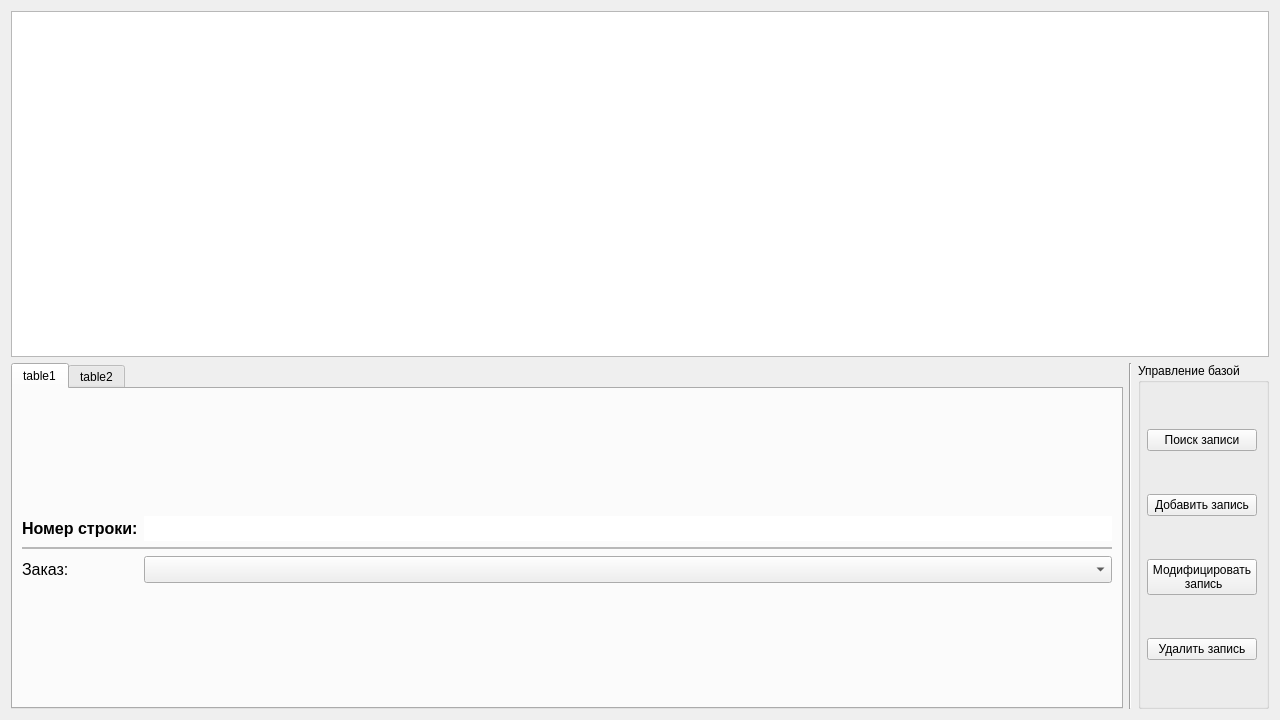
<?xml version="1.0" encoding="UTF-8"?>
<ui version="4.0">
 <class>ManagerForm</class>
 <widget class="QWidget" name="ManagerForm">
  <property name="geometry">
   <rect>
    <x>0</x>
    <y>0</y>
    <width>1280</width>
    <height>720</height>
   </rect>
  </property>
  <property name="windowTitle">
   <string>Form</string>
  </property>
  <layout class="QGridLayout" name="gridLayout_3">
   <item row="0" column="0" colspan="3">
    <widget class="QTableView" name="tableView">
     <property name="font">
      <font>
       <family>Segoe UI</family>
       <pointsize>10</pointsize>
      </font>
     </property>
     <property name="editTriggers">
      <set>QAbstractItemView::NoEditTriggers</set>
     </property>
     <property name="tabKeyNavigation">
      <bool>false</bool>
     </property>
     <property name="showDropIndicator" stdset="0">
      <bool>false</bool>
     </property>
     <property name="dragDropOverwriteMode">
      <bool>false</bool>
     </property>
     <property name="alternatingRowColors">
      <bool>true</bool>
     </property>
     <property name="selectionMode">
      <enum>QAbstractItemView::SingleSelection</enum>
     </property>
     <property name="selectionBehavior">
      <enum>QAbstractItemView::SelectRows</enum>
     </property>
     <property name="showGrid">
      <bool>true</bool>
     </property>
     <property name="sortingEnabled">
      <bool>false</bool>
     </property>
     <property name="cornerButtonEnabled">
      <bool>false</bool>
     </property>
     <attribute name="horizontalHeaderCascadingSectionResizes">
      <bool>true</bool>
     </attribute>
     <attribute name="horizontalHeaderMinimumSectionSize">
      <number>37</number>
     </attribute>
     <attribute name="horizontalHeaderDefaultSectionSize">
      <number>150</number>
     </attribute>
     <attribute name="horizontalHeaderStretchLastSection">
      <bool>true</bool>
     </attribute>
     <attribute name="verticalHeaderCascadingSectionResizes">
      <bool>false</bool>
     </attribute>
     <attribute name="verticalHeaderMinimumSectionSize">
      <number>35</number>
     </attribute>
     <attribute name="verticalHeaderDefaultSectionSize">
      <number>35</number>
     </attribute>
     <attribute name="verticalHeaderHighlightSections">
      <bool>true</bool>
     </attribute>
     <attribute name="verticalHeaderShowSortIndicator" stdset="0">
      <bool>true</bool>
     </attribute>
    </widget>
   </item>
   <item row="1" column="0">
    <widget class="QTabWidget" name="tabWidget">
     <property name="currentIndex">
      <number>0</number>
     </property>
     <widget class="QWidget" name="table1">
      <attribute name="title">
       <string>table1</string>
      </attribute>
      <layout class="QGridLayout" name="gridLayout_2">
       <property name="topMargin">
        <number>6</number>
       </property>
       <item row="0" column="0">
        <layout class="QFormLayout" name="product_data">
         <property name="sizeConstraint">
          <enum>QLayout::SetDefaultConstraint</enum>
         </property>
         <property name="fieldGrowthPolicy">
          <enum>QFormLayout::AllNonFixedFieldsGrow</enum>
         </property>
         <property name="rowWrapPolicy">
          <enum>QFormLayout::DontWrapRows</enum>
         </property>
         <property name="labelAlignment">
          <set>Qt::AlignLeading|Qt::AlignLeft|Qt::AlignVCenter</set>
         </property>
         <property name="formAlignment">
          <set>Qt::AlignLeading|Qt::AlignLeft|Qt::AlignVCenter</set>
         </property>
         <property name="topMargin">
          <number>5</number>
         </property>
         <item row="0" column="0">
          <widget class="QLabel" name="label_id">
           <property name="font">
            <font>
             <pointsize>12</pointsize>
             <weight>75</weight>
             <bold>true</bold>
             <underline>false</underline>
            </font>
           </property>
           <property name="text">
            <string>Номер строки:</string>
           </property>
          </widget>
         </item>
         <item row="0" column="1">
          <widget class="QLineEdit" name="lineEdit_id">
           <property name="enabled">
            <bool>true</bool>
           </property>
           <property name="font">
            <font>
             <pointsize>12</pointsize>
            </font>
           </property>
           <property name="autoFillBackground">
            <bool>false</bool>
           </property>
           <property name="text">
            <string/>
           </property>
           <property name="frame">
            <bool>false</bool>
           </property>
           <property name="readOnly">
            <bool>true</bool>
           </property>
           <property name="placeholderText">
            <string/>
           </property>
          </widget>
         </item>
         <item row="1" column="0" colspan="2">
          <widget class="Line" name="line_2">
           <property name="frameShadow">
            <enum>QFrame::Sunken</enum>
           </property>
           <property name="lineWidth">
            <number>0</number>
           </property>
           <property name="midLineWidth">
            <number>2</number>
           </property>
           <property name="orientation">
            <enum>Qt::Horizontal</enum>
           </property>
          </widget>
         </item>
         <item row="2" column="0">
          <widget class="QLabel" name="label_order">
           <property name="font">
            <font>
             <pointsize>12</pointsize>
            </font>
           </property>
           <property name="text">
            <string>Заказ:</string>
           </property>
          </widget>
         </item>
         <item row="2" column="1">
          <widget class="QComboBox" name="comboBox_order">
           <property name="font">
            <font>
             <pointsize>12</pointsize>
            </font>
           </property>
          </widget>
         </item>
        </layout>
       </item>
      </layout>
     </widget>
     <widget class="QWidget" name="table2">
      <attribute name="title">
       <string>table2</string>
      </attribute>
      <layout class="QGridLayout" name="gridLayout"/>
     </widget>
    </widget>
   </item>
   <item row="1" column="1">
    <widget class="Line" name="line">
     <property name="frameShadow">
      <enum>QFrame::Sunken</enum>
     </property>
     <property name="orientation">
      <enum>Qt::Vertical</enum>
     </property>
    </widget>
   </item>
   <item row="1" column="2">
    <widget class="QGroupBox" name="buttons">
     <property name="title">
      <string>Управление базой</string>
     </property>
     <property name="flat">
      <bool>false</bool>
     </property>
     <property name="checkable">
      <bool>false</bool>
     </property>
     <layout class="QVBoxLayout" name="buttons_layout_2">
      <property name="leftMargin">
       <number>6</number>
      </property>
      <item>
       <widget class="QPushButton" name="pushButton_search">
        <property name="text">
         <string>Поиск записи</string>
        </property>
       </widget>
      </item>
      <item>
       <widget class="QPushButton" name="pushButton_create">
        <property name="text">
         <string>Добавить запись</string>
        </property>
       </widget>
      </item>
      <item>
       <widget class="QPushButton" name="pushButton_update">
        <property name="text">
         <string>Модифицировать
 запись</string>
        </property>
       </widget>
      </item>
      <item>
       <widget class="QPushButton" name="pushButton_remove">
        <property name="text">
         <string>Удалить запись</string>
        </property>
       </widget>
      </item>
     </layout>
    </widget>
   </item>
  </layout>
 </widget>
 <resources/>
 <connections/>
</ui>
